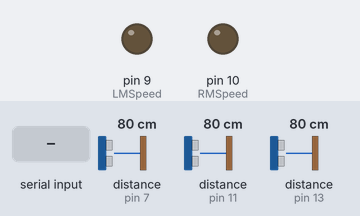
Simulated run of this sketch. Board: Arduino Uno, built with avr-gcc and run on an emulated ATmega328P. On the bench: output pins drawn as LEDs (lit = HIGH). Wiring (inferred from the names in the program): 3 × ultrasonic range finder: trigger pin 6, echo pin 7 / trigger pin 8, echo pin 11 / trigger pin 12, echo pin 13. The inputs (shaded band) are chosen by the test bench; at power-on: distance to the obstacle (sensors on pin 7, pin 13, pin 11) 80 cm. The echo pulse lasts 58.3 µs per cm; pins used as bus, display or sensor lines are not drawn.

Above: at 1.2 s.
1.3 s: distance to the obstacle (sensor on pin 7) set to 56 cm
2.8 s: distance to the obstacle (sensor on pin 7) set to 47 cm
At 4.1 s:
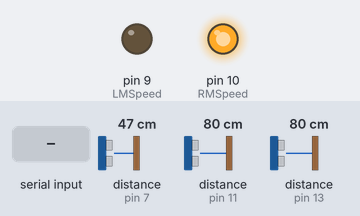
5.8 s: distance to the obstacle (sensor on pin 13) set to 56 cm
7.3 s: distance to the obstacle (sensor on pin 13) set to 48 cm
At 7.9 s:
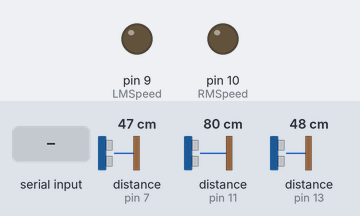
8.8 s: "200\n" received over Serial
At 9.6 s:
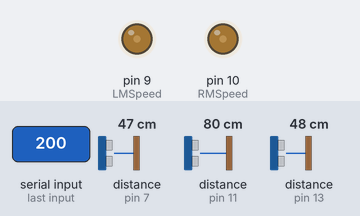
11.3 s: distance to the obstacle (sensor on pin 13) set to 38 cm
12.8 s: distance to the obstacle (sensor on pin 13) set to 32 cm
At 13.3 s:
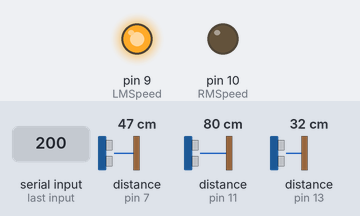
Timing chart, 0 to 15.8 s (numbered marks = the images above; inputs shaded):
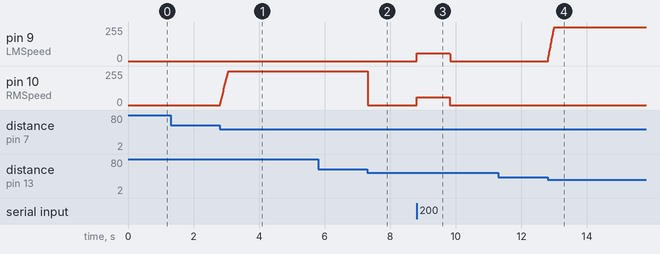

Measured:
- the behaviour switches between 52 and 51 cm on distance to the obstacle (sensor on pin 7) (found by bisection; images 0 and 1)
- the behaviour switches between 52 and 51 cm on distance to the obstacle (sensor on pin 13) (found by bisection; images 1 and 2)
- the behaviour switches between 35 and 34 cm on distance to the obstacle (sensor on pin 13) (found by bisection; images 3 and 4)
- after the input at 1.3 s, every drawn part: stays the same
- after the input at 2.8 s, pin 10 (RMSpeed): moves from 0/255 to 255/255 over 0.25 s, starting at once
- after the input at 5.8 s, every drawn part: stays the same
- after the input at 7.3 s, pin 10 (RMSpeed): 255/255 → 0/255 at once
- after the input at 8.8 s, pin 9 (LMSpeed), pin 10 (RMSpeed): 0/255 → 60/255 at once, → 0/255 1.0 s later
- after the input at 11.3 s, every drawn part: stays the same
- after the input at 12.8 s, pin 9 (LMSpeed): moves from 0/255 to 255/255 over 0.20 s, starting at once

The sketch:

Ultra_pid_final_.ino
```cpp
#define RMF 3
#define RMB 2
#define LMB 5
#define LMF 4
#define LMSpeed 9
#define RMSpeed 10

String a="";

bool debug=false;
int lmspeed=0,rmspeed=0,bspeed=0;
int topspeed=255,minspeed=0;
int kp=6,kd=8;
float errors[3]={0,0,0};
int dist[3]={0,0,0};
int trigpins[3]={12,8,6};
int echopins[3]={13,11,7};

long ultra(int trig,int echo){
  long dur;
  int distance;
  digitalWrite(trig,LOW);
  delayMicroseconds(2);
  digitalWrite(trig,HIGH);
  delayMicroseconds(10);
  digitalWrite(trig,LOW);
  dur=pulseIn(echo,HIGH);
  //return 0.01715*dur;
  distance=0.01715*dur;
  if(distance>100) return 100;
  else return distance;
}

void calcerror(int dist[]){
  for(int i=0;i<3;i++){
    (dist[i]<=100)?errors[i]=(100/dist[i]):errors[i]=0;
  }
}

void forward(){
  if(lmspeed>255){
    lmspeed=255;
  }
  else if(lmspeed<0){
    lmspeed=0;
  }
  if(rmspeed>255){
    rmspeed=255;
  }
  else if(rmspeed<0){
    rmspeed=0;
  }
  digitalWrite(LMF, HIGH);
  digitalWrite(LMB, LOW);
  digitalWrite(RMF, HIGH);
  digitalWrite(RMB, LOW);
  analogWrite(LMSpeed, lmspeed);
  analogWrite(RMSpeed, rmspeed);
}

void ultrasonic_pid(int dist[]){
  calcerror(dist);
  //L & R sensors are not detecting and center is open
  if(errors[1]>1){
  //
    lmspeed=0;
    rmspeed=0;
    digitalWrite(LMB, HIGH);
    digitalWrite(RMB, HIGH);
    forward();
  }
   else if(errors[0]!=errors[2]){
  //Check for L & R sensor obstacle{
    bspeed=kd*(errors[0]-errors[2]);
    if(debug) Serial.println("bspeed: "+String(bspeed));
    lmspeed=lmspeed+bspeed+kp;
    rmspeed=rmspeed-bspeed+kp;
    digitalWrite(LMB, LOW);
    digitalWrite(RMB, LOW);
    forward();
  }
  else if((errors[0] == errors[2])&& errors[1]<6){
    digitalWrite(LMB, LOW);
    digitalWrite(RMB, LOW);
    //lmspeed=120;
    //rmspeed=120;
    follow();
  }
  else{
    digitalWrite(LMB, HIGH);
    digitalWrite(RMB, HIGH);
    lmspeed=0;
    rmspeed=0;
    follow();

  }
  //ultrasonic_pid(dist);
  //forward();
}

void ultrasonic_sensors()
{
 for(int i=0;i<3;i++){
    dist[i]=ultra(trigpins[i],echopins[i]);
  }
}

void setup(){
  for(int i=0;i<3;i++){
    pinMode(trigpins[i],OUTPUT);
    pinMode(echopins[i],INPUT);
  }
  Serial.begin(9600);
}

void follow()
{
 if(Serial.available()){
   long p=Serial.parseInt();

   if(p!=5)
   {
   //Serial.println(p);
   if(p<200)
  {

    digitalWrite(RMB, HIGH);
    digitalWrite(LMB, LOW);
    //Serial.println("go left");
    lmspeed=50;
    rmspeed=0;
    forward();

  }
   else if(p>400)
   {
    digitalWrite(LMB, HIGH);
    digitalWrite(RMB, LOW);
    //Serial.println("go right");
    lmspeed=0;
    rmspeed=50;
    forward();
   }
   else
   {

    digitalWrite(LMB, LOW);
    digitalWrite(RMB, LOW);
    //Serial.println("go forward");
    lmspeed=60;
    rmspeed=60;
    forward();
   }
   }
 }
 else {
  lmspeed=0;
  rmspeed=0;
  analogWrite(LMSpeed, lmspeed);
  analogWrite(RMSpeed, rmspeed);
  return;
 }
}


void loop()
{

 ultrasonic_sensors();
   ultrasonic_pid(dist);
  //delay(100);
  if(debug){
    delay(1000);
    Serial.println("Distances: "+String(dist[0])+"\t"+String(dist[2]));
    Serial.println("Left Error: "+String(errors[0])+"\tRight Error: "+String(errors[2]));
    Serial.println("LMspeed: "+String(lmspeed)+"\tRMspeed: "+String(rmspeed));
  }
}
```
